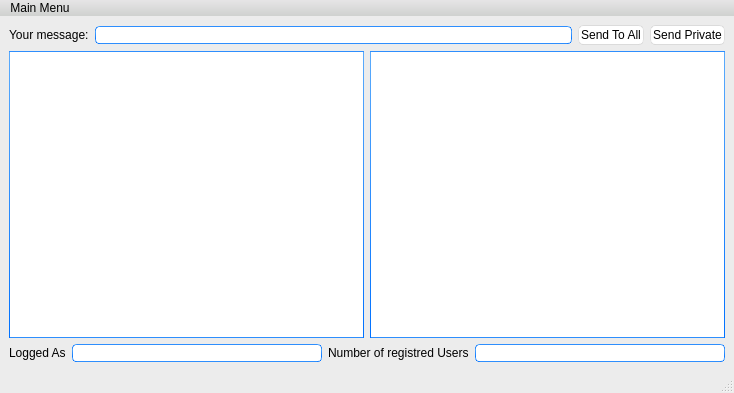
<?xml version="1.0" encoding="UTF-8"?>
<ui version="4.0">
 <class>MainWindow</class>
 <widget class="QMainWindow" name="MainWindow">
  <property name="geometry">
   <rect>
    <x>0</x>
    <y>0</y>
    <width>734</width>
    <height>393</height>
   </rect>
  </property>
  <property name="windowTitle">
   <string>MainWindow</string>
  </property>
  <property name="styleSheet">
   <string notr="true">QMainWindow {
	background-color:#ececec;
}
QTextEdit {
	border-width: 1px;
	border-style: solid;
	border-color: qlineargradient(spread:pad, x1:0.5, y1:1, x2:0.5, y2:0, stop:0 rgba(0, 113, 255, 255), stop:1 rgba(91, 171, 252, 255));
}
QPlainTextEdit {
	border-width: 1px;
	border-style: solid;
	border-color: qlineargradient(spread:pad, x1:0.5, y1:1, x2:0.5, y2:0, stop:0 rgba(0, 113, 255, 255), stop:1 rgba(91, 171, 252, 255));
}
QToolButton {
	border-style: solid;
	border-top-color: qlineargradient(spread:pad, x1:0.5, y1:1, x2:0.5, y2:0, stop:0 rgb(215, 215, 215), stop:1 rgb(222, 222, 222));
	border-right-color: qlineargradient(spread:pad, x1:0, y1:0.5, x2:1, y2:0.5, stop:0 rgb(217, 217, 217), stop:1 rgb(227, 227, 227));
	border-left-color: qlineargradient(spread:pad, x1:0, y1:0.5, x2:1, y2:0.5, stop:0 rgb(227, 227, 227), stop:1 rgb(217, 217, 217));
	border-bottom-color: qlineargradient(spread:pad, x1:0.5, y1:1, x2:0.5, y2:0, stop:0 rgb(215, 215, 215), stop:1 rgb(222, 222, 222));
	border-width: 1px;
	border-radius: 5px;
	color: rgb(0,0,0);
	padding: 2px;
	background-color: rgb(255,255,255);
}
QToolButton:hover{
	border-style: solid;
	border-top-color: qlineargradient(spread:pad, x1:0.5, y1:1, x2:0.5, y2:0, stop:0 rgb(195, 195, 195), stop:1 rgb(222, 222, 222));
	border-right-color: qlineargradient(spread:pad, x1:0, y1:0.5, x2:1, y2:0.5, stop:0 rgb(197, 197, 197), stop:1 rgb(227, 227, 227));
	border-left-color: qlineargradient(spread:pad, x1:0, y1:0.5, x2:1, y2:0.5, stop:0 rgb(227, 227, 227), stop:1 rgb(197, 197, 197));
	border-bottom-color: qlineargradient(spread:pad, x1:0.5, y1:1, x2:0.5, y2:0, stop:0 rgb(195, 195, 195), stop:1 rgb(222, 222, 222));
	border-width: 1px;
	border-radius: 5px;
	color: rgb(0,0,0);
	padding: 2px;
	background-color: rgb(255,255,255);
}
QToolButton:pressed{
	border-style: solid;
	border-top-color: qlineargradient(spread:pad, x1:0.5, y1:1, x2:0.5, y2:0, stop:0 rgb(215, 215, 215), stop:1 rgb(222, 222, 222));
	border-right-color: qlineargradient(spread:pad, x1:0, y1:0.5, x2:1, y2:0.5, stop:0 rgb(217, 217, 217), stop:1 rgb(227, 227, 227));
	border-left-color: qlineargradient(spread:pad, x1:0, y1:0.5, x2:1, y2:0.5, stop:0 rgb(227, 227, 227), stop:1 rgb(217, 217, 217));
	border-bottom-color: qlineargradient(spread:pad, x1:0.5, y1:1, x2:0.5, y2:0, stop:0 rgb(215, 215, 215), stop:1 rgb(222, 222, 222));
	border-width: 1px;
	border-radius: 5px;
	color: rgb(0,0,0);
	padding: 2px;
	background-color: rgb(142,142,142);
}
QPushButton{
	border-style: solid;
	border-top-color: qlineargradient(spread:pad, x1:0.5, y1:1, x2:0.5, y2:0, stop:0 rgb(215, 215, 215), stop:1 rgb(222, 222, 222));
	border-right-color: qlineargradient(spread:pad, x1:0, y1:0.5, x2:1, y2:0.5, stop:0 rgb(217, 217, 217), stop:1 rgb(227, 227, 227));
	border-left-color: qlineargradient(spread:pad, x1:0, y1:0.5, x2:1, y2:0.5, stop:0 rgb(227, 227, 227), stop:1 rgb(217, 217, 217));
	border-bottom-color: qlineargradient(spread:pad, x1:0.5, y1:1, x2:0.5, y2:0, stop:0 rgb(215, 215, 215), stop:1 rgb(222, 222, 222));
	border-width: 1px;
	border-radius: 5px;
	color: rgb(0,0,0);
	padding: 2px;
	background-color: rgb(255,255,255);
}
QPushButton::default{
	border-style: solid;
	border-top-color: qlineargradient(spread:pad, x1:0.5, y1:1, x2:0.5, y2:0, stop:0 rgb(215, 215, 215), stop:1 rgb(222, 222, 222));
	border-right-color: qlineargradient(spread:pad, x1:0, y1:0.5, x2:1, y2:0.5, stop:0 rgb(217, 217, 217), stop:1 rgb(227, 227, 227));
	border-left-color: qlineargradient(spread:pad, x1:0, y1:0.5, x2:1, y2:0.5, stop:0 rgb(227, 227, 227), stop:1 rgb(217, 217, 217));
	border-bottom-color: qlineargradient(spread:pad, x1:0.5, y1:1, x2:0.5, y2:0, stop:0 rgb(215, 215, 215), stop:1 rgb(222, 222, 222));
	border-width: 1px;
	border-radius: 5px;
	color: rgb(0,0,0);
	padding: 2px;
	background-color: rgb(255,255,255);
}
QPushButton:hover{
	border-style: solid;
	border-top-color: qlineargradient(spread:pad, x1:0.5, y1:1, x2:0.5, y2:0, stop:0 rgb(195, 195, 195), stop:1 rgb(222, 222, 222));
	border-right-color: qlineargradient(spread:pad, x1:0, y1:0.5, x2:1, y2:0.5, stop:0 rgb(197, 197, 197), stop:1 rgb(227, 227, 227));
	border-left-color: qlineargradient(spread:pad, x1:0, y1:0.5, x2:1, y2:0.5, stop:0 rgb(227, 227, 227), stop:1 rgb(197, 197, 197));
	border-bottom-color: qlineargradient(spread:pad, x1:0.5, y1:1, x2:0.5, y2:0, stop:0 rgb(195, 195, 195), stop:1 rgb(222, 222, 222));
	border-width: 1px;
	border-radius: 5px;
	color: rgb(0,0,0);
	padding: 2px;
	background-color: rgb(255,255,255);
}
QPushButton:pressed{
	border-style: solid;
	border-top-color: qlineargradient(spread:pad, x1:0.5, y1:1, x2:0.5, y2:0, stop:0 rgb(215, 215, 215), stop:1 rgb(222, 222, 222));
	border-right-color: qlineargradient(spread:pad, x1:0, y1:0.5, x2:1, y2:0.5, stop:0 rgb(217, 217, 217), stop:1 rgb(227, 227, 227));
	border-left-color: qlineargradient(spread:pad, x1:0, y1:0.5, x2:1, y2:0.5, stop:0 rgb(227, 227, 227), stop:1 rgb(217, 217, 217));
	border-bottom-color: qlineargradient(spread:pad, x1:0.5, y1:1, x2:0.5, y2:0, stop:0 rgb(215, 215, 215), stop:1 rgb(222, 222, 222));
	border-width: 1px;
	border-radius: 5px;
	color: rgb(0,0,0);
	padding: 2px;
	background-color: rgb(142,142,142);
}
QPushButton:disabled{
	border-style: solid;
	border-top-color: qlineargradient(spread:pad, x1:0.5, y1:1, x2:0.5, y2:0, stop:0 rgb(215, 215, 215), stop:1 rgb(222, 222, 222));
	border-right-color: qlineargradient(spread:pad, x1:0, y1:0.5, x2:1, y2:0.5, stop:0 rgb(217, 217, 217), stop:1 rgb(227, 227, 227));
	border-left-color: qlineargradient(spread:pad, x1:0, y1:0.5, x2:1, y2:0.5, stop:0 rgb(227, 227, 227), stop:1 rgb(217, 217, 217));
	border-bottom-color: qlineargradient(spread:pad, x1:0.5, y1:1, x2:0.5, y2:0, stop:0 rgb(215, 215, 215), stop:1 rgb(222, 222, 222));
	border-width: 1px;
	border-radius: 5px;
	color: #808086;
	padding: 2px;
	background-color: rgb(142,142,142);
}
QLineEdit {
	border-width: 1px; border-radius: 4px;
	border-style: solid;
	border-color: qlineargradient(spread:pad, x1:0.5, y1:1, x2:0.5, y2:0, stop:0 rgba(0, 113, 255, 255), stop:1 rgba(91, 171, 252, 255));
}
QLabel {
	color: #000000;
}
QLCDNumber {
	color: rgb(0, 113, 255, 255);
}
QProgressBar {
	text-align: center;
	color: rgb(240, 240, 240);
	border-width: 1px; 
	border-radius: 10px;
	border-color: rgb(230, 230, 230);
	border-style: solid;
	background-color:rgb(207,207,207);
}
QProgressBar::chunk {
	background-color: qlineargradient(spread:pad, x1:0.5, y1:1, x2:0.5, y2:0, stop:0 rgba(49, 147, 250, 255), stop:1 rgba(34, 142, 255, 255));
	border-radius: 10px;
}
QMenuBar {
	background-color: qlineargradient(spread:pad, x1:0.5, y1:1, x2:0.5, y2:0, stop:0 rgba(207, 209, 207, 255), stop:1 rgba(230, 229, 230, 255));
}
QMenuBar::item {
	color: #000000;
  	spacing: 3px;
  	padding: 1px 4px;
	background-color: qlineargradient(spread:pad, x1:0.5, y1:1, x2:0.5, y2:0, stop:0 rgba(207, 209, 207, 255), stop:1 rgba(230, 229, 230, 255));
}

QMenuBar::item:selected {
  	background-color: qlineargradient(spread:pad, x1:0.5, y1:1, x2:0.5, y2:0, stop:0 rgba(0, 113, 255, 255), stop:1 rgba(91, 171, 252, 255));
	color: #FFFFFF;
}
QMenu::item:selected {
	border-style: solid;
	border-top-color: transparent;
	border-right-color: transparent;
	border-left-color: qlineargradient(spread:pad, x1:0.5, y1:1, x2:0.5, y2:0, stop:0 rgba(0, 113, 255, 255), stop:1 rgba(91, 171, 252, 255));
	border-bottom-color: transparent;
	border-left-width: 2px;
	color: #000000;
	padding-left:15px;
	padding-top:4px;
	padding-bottom:4px;
	padding-right:7px;
}
QMenu::item {
	border-style: solid;
	border-top-color: transparent;
	border-right-color: transparent;
	border-left-color: transparent;
	border-bottom-color: transparent;
	border-bottom-width: 1px;
	color: #000000;
	padding-left:17px;
	padding-top:4px;
	padding-bottom:4px;
	padding-right:7px;
}
QTabWidget {
	color:rgb(0,0,0);
	background-color:#000000;
}
QTabWidget::pane {
		border-color: rgb(223,223,223);
		background-color:rgb(226,226,226);
		border-style: solid;
		border-width: 2px;
    	border-radius: 6px;
}
QTabBar::tab:first {
	border-style: solid;
	border-left-width:1px;
	border-right-width:0px;
	border-top-width:1px;
	border-bottom-width:1px;
	border-top-color: rgb(209,209,209);
	border-left-color: qlineargradient(spread:pad, x1:0.5, y1:1, x2:0.5, y2:0, stop:0 rgba(209, 209, 209, 209), stop:1 rgba(229, 229, 229, 229));
	border-bottom-color: rgb(229,229,229);
	border-top-left-radius: 4px;
	border-bottom-left-radius: 4px;
	color: #000000;
	padding: 3px;
	margin-left:0px;
	background-color: qlineargradient(spread:pad, x1:0.5, y1:1, x2:0.5, y2:0, stop:0 rgba(247, 247, 247, 255), stop:1 rgba(255, 255, 255, 255));
}
QTabBar::tab:last {
	border-style: solid;
	border-width:1px;
	border-top-color: rgb(209,209,209);
	border-left-color: qlineargradient(spread:pad, x1:0.5, y1:1, x2:0.5, y2:0, stop:0 rgba(209, 209, 209, 209), stop:1 rgba(229, 229, 229, 229));
	border-right-color: qlineargradient(spread:pad, x1:0.5, y1:1, x2:0.5, y2:0, stop:0 rgba(209, 209, 209, 209), stop:1 rgba(229, 229, 229, 229));
	border-bottom-color: rgb(229,229,229);
	border-top-right-radius: 4px;
	border-bottom-right-radius: 4px;
	color: #000000;
	padding: 3px;
	margin-left:0px;
	background-color: qlineargradient(spread:pad, x1:0.5, y1:1, x2:0.5, y2:0, stop:0 rgba(247, 247, 247, 255), stop:1 rgba(255, 255, 255, 255));
}
QTabBar::tab {
	border-style: solid;
	border-top-width:1px;
	border-bottom-width:1px;
	border-left-width:1px;
	border-top-color: rgb(209,209,209);
	border-left-color: qlineargradient(spread:pad, x1:0.5, y1:1, x2:0.5, y2:0, stop:0 rgba(209, 209, 209, 209), stop:1 rgba(229, 229, 229, 229));
	border-bottom-color: rgb(229,229,229);
	color: #000000;
	padding: 3px;
	margin-left:0px;
	background-color: qlineargradient(spread:pad, x1:0.5, y1:1, x2:0.5, y2:0, stop:0 rgba(247, 247, 247, 255), stop:1 rgba(255, 255, 255, 255));
}
QTabBar::tab:selected, QTabBar::tab:last:selected, QTabBar::tab:hover {
  	border-style: solid;
  	border-left-width:1px;
	border-right-color: transparent;
	border-top-color: rgb(209,209,209);
	border-left-color: qlineargradient(spread:pad, x1:0.5, y1:1, x2:0.5, y2:0, stop:0 rgba(209, 209, 209, 209), stop:1 rgba(229, 229, 229, 229));
	border-bottom-color: rgb(229,229,229);
	color: #FFFFFF;
	padding: 3px;
	margin-left:0px;
	background-color: qlineargradient(spread:pad, x1:0.5, y1:1, x2:0.5, y2:0, stop:0 rgba(0, 113, 255, 255), stop:1 rgba(91, 171, 252, 255));
}

QTabBar::tab:selected, QTabBar::tab:first:selected, QTabBar::tab:hover {
  	border-style: solid;
  	border-left-width:1px;
  	border-bottom-width:1px;
  	border-top-width:1px;
	border-right-color: transparent;
	border-top-color: rgb(209,209,209);
	border-left-color: qlineargradient(spread:pad, x1:0.5, y1:1, x2:0.5, y2:0, stop:0 rgba(209, 209, 209, 209), stop:1 rgba(229, 229, 229, 229));
	border-bottom-color: rgb(229,229,229);
	color: #FFFFFF;
	padding: 3px;
	margin-left:0px;
	background-color: qlineargradient(spread:pad, x1:0.5, y1:1, x2:0.5, y2:0, stop:0 rgba(0, 113, 255, 255), stop:1 rgba(91, 171, 252, 255));
}

QCheckBox {
	color: #000000;
	padding: 2px;
}
QCheckBox:disabled {
	color: #808086;
	padding: 2px;
}

QCheckBox:hover {
	border-radius:4px;
	border-style:solid;
	padding-left: 1px;
	padding-right: 1px;
	padding-bottom: 1px;
	padding-top: 1px;
	border-width:1px;
	border-color: transparent;
}
QCheckBox::indicator:checked {

	height: 10px;
	width: 10px;
	border-style:solid;
	border-width: 1px;
	border-color: qlineargradient(spread:pad, x1:0.5, y1:1, x2:0.5, y2:0, stop:0 rgba(0, 113, 255, 255), stop:1 rgba(91, 171, 252, 255));
	color: #000000;
	background-color: qlineargradient(spread:pad, x1:0.5, y1:1, x2:0.5, y2:0, stop:0 rgba(0, 113, 255, 255), stop:1 rgba(91, 171, 252, 255));
}
QCheckBox::indicator:unchecked {

	height: 10px;
	width: 10px;
	border-style:solid;
	border-width: 1px;
	border-color: qlineargradient(spread:pad, x1:0.5, y1:1, x2:0.5, y2:0, stop:0 rgba(0, 113, 255, 255), stop:1 rgba(91, 171, 252, 255));
	color: #000000;
}
QRadioButton {
	color: 000000;
	padding: 1px;
}
QRadioButton::indicator:checked {
	height: 10px;
	width: 10px;
	border-style:solid;
	border-radius:5px;
	border-width: 1px;
	border-color: qlineargradient(spread:pad, x1:0.5, y1:1, x2:0.5, y2:0, stop:0 rgba(0, 113, 255, 255), stop:1 rgba(91, 171, 252, 255));
	color: #a9b7c6;
	background-color: qlineargradient(spread:pad, x1:0.5, y1:1, x2:0.5, y2:0, stop:0 rgba(0, 113, 255, 255), stop:1 rgba(91, 171, 252, 255));
}
QRadioButton::indicator:!checked {
	height: 10px;
	width: 10px;
	border-style:solid;
	border-radius:5px;
	border-width: 1px;
	border-color: qlineargradient(spread:pad, x1:0.5, y1:1, x2:0.5, y2:0, stop:0 rgba(0, 113, 255, 255), stop:1 rgba(91, 171, 252, 255));
	color: #a9b7c6;
	background-color: transparent;
}
QStatusBar {
	color:#027f7f;
}
QSpinBox {
	border-style: solid;
	border-width: 1px;
	border-color: qlineargradient(spread:pad, x1:0.5, y1:1, x2:0.5, y2:0, stop:0 rgba(0, 113, 255, 255), stop:1 rgba(91, 171, 252, 255));
}
QDoubleSpinBox {
	border-style: solid;
	border-width: 1px;
	border-color: qlineargradient(spread:pad, x1:0.5, y1:1, x2:0.5, y2:0, stop:0 rgba(0, 113, 255, 255), stop:1 rgba(91, 171, 252, 255));
}
QTimeEdit {
	border-style: solid;
	border-width: 1px;
	border-color: qlineargradient(spread:pad, x1:0.5, y1:1, x2:0.5, y2:0, stop:0 rgba(0, 113, 255, 255), stop:1 rgba(91, 171, 252, 255));
}
QDateTimeEdit {
	border-style: solid;
	border-width: 1px;
	border-color: qlineargradient(spread:pad, x1:0.5, y1:1, x2:0.5, y2:0, stop:0 rgba(0, 113, 255, 255), stop:1 rgba(91, 171, 252, 255));
}
QDateEdit {
	border-style: solid;
	border-width: 1px;
	border-color: qlineargradient(spread:pad, x1:0.5, y1:1, x2:0.5, y2:0, stop:0 rgba(0, 113, 255, 255), stop:1 rgba(91, 171, 252, 255));
}

QToolBox {
	color: #a9b7c6;
	background-color:#000000;
}
QToolBox::tab {
	color: #a9b7c6;
	background-color:#000000;
}
QToolBox::tab:selected {
	color: #FFFFFF;
	background-color:#000000;
}
QScrollArea {
	color: #FFFFFF;
	background-color:#000000;
}
QSlider::groove:horizontal {
	height: 5px;
	background-color: qlineargradient(spread:pad, x1:0.5, y1:1, x2:0.5, y2:0, stop:0 rgba(49, 147, 250, 255), stop:1 rgba(34, 142, 255, 255));
}
QSlider::groove:vertical {
	width: 5px;
	background-color: qlineargradient(spread:pad, x1:0.5, y1:1, x2:0.5, y2:0, stop:0 rgba(49, 147, 250, 255), stop:1 rgba(34, 142, 255, 255));
}
QSlider::handle:horizontal {
	background: rgb(253,253,253);
	border-style: solid;
	border-width: 1px;
	border-color: rgb(207,207,207);
	width: 12px;
	margin: -5px 0;
	border-radius: 7px;
}
QSlider::handle:vertical {
	background: rgb(253,253,253);
	border-style: solid;
	border-width: 1px;
	border-color: rgb(207,207,207);
	height: 12px;
	margin: 0 -5px;
	border-radius: 7px;
}
QSlider::add-page:horizontal {
    background: rgb(181,181,181);
}
QSlider::add-page:vertical {
    background: rgb(181,181,181);
}
QSlider::sub-page:horizontal {
    background-color: qlineargradient(spread:pad, x1:0.5, y1:1, x2:0.5, y2:0, stop:0 rgba(49, 147, 250, 255), stop:1 rgba(34, 142, 255, 255));
}
QSlider::sub-page:vertical {
    background-color: qlineargradient(spread:pad, y1:0.5, x1:1, y2:0.5, x2:0, stop:0 rgba(49, 147, 250, 255), stop:1 rgba(34, 142, 255, 255));
}
QScrollBar:horizontal {
	max-height: 20px;
	border: 1px transparent grey;
	margin: 0px 20px 0px 20px;
}
QScrollBar:vertical {
	max-width: 20px;
	border: 1px transparent grey;
	margin: 20px 0px 20px 0px;
}
QScrollBar::handle:horizontal {
	background: rgb(253,253,253);
	border-style: solid;
	border-width: 1px;
	border-color: rgb(207,207,207);
	border-radius: 7px;
	min-width: 25px;
}
QScrollBar::handle:horizontal:hover {
	background: rgb(253,253,253);
	border-style: solid;
	border-width: 1px;
	border-color: rgb(147, 200, 200);
	border-radius: 7px;
	min-width: 25px;
}
QScrollBar::handle:vertical {
	background: rgb(253,253,253);
	border-style: solid;
	border-width: 1px;
	border-color: rgb(207,207,207);
	border-radius: 7px;
	min-height: 25px;
}
QScrollBar::handle:vertical:hover {
	background: rgb(253,253,253);
	border-style: solid;
	border-width: 1px;
	border-color: rgb(147, 200, 200);
	border-radius: 7px;
	min-height: 25px;
}
QScrollBar::add-line:horizontal {
   border: 2px transparent grey;
   border-top-right-radius: 7px;
   border-bottom-right-radius: 7px;
   background: rgba(34, 142, 255, 255);
   width: 20px;
   subcontrol-position: right;
   subcontrol-origin: margin;
}
QScrollBar::add-line:horizontal:pressed {
   border: 2px transparent grey;
   border-top-right-radius: 7px;
   border-bottom-right-radius: 7px;
   background: rgb(181,181,181);
   width: 20px;
   subcontrol-position: right;
   subcontrol-origin: margin;
}
QScrollBar::add-line:vertical {
   border: 2px transparent grey;
   border-bottom-left-radius: 7px;
   border-bottom-right-radius: 7px;
   background: rgba(34, 142, 255, 255);
   height: 20px;
   subcontrol-position: bottom;
   subcontrol-origin: margin;
}
QScrollBar::add-line:vertical:pressed {
   border: 2px transparent grey;
   border-bottom-left-radius: 7px;
   border-bottom-right-radius: 7px;
   background: rgb(181,181,181);
   height: 20px;
   subcontrol-position: bottom;
   subcontrol-origin: margin;
}
QScrollBar::sub-line:horizontal {
   border: 2px transparent grey;
   border-top-left-radius: 7px;
   border-bottom-left-radius: 7px;
   background: rgba(34, 142, 255, 255);
   width: 20px;
   subcontrol-position: left;
   subcontrol-origin: margin;
}
QScrollBar::sub-line:horizontal:pressed {
   border: 2px transparent grey;
   border-top-left-radius: 7px;
   border-bottom-left-radius: 7px;
   background: rgb(181,181,181);
   width: 20px;
   subcontrol-position: left;
   subcontrol-origin: margin;
}
QScrollBar::sub-line:vertical {
   border: 2px transparent grey;
   border-top-left-radius: 7px;
   border-top-right-radius: 7px;
   background: rgba(34, 142, 255, 255);
   height: 20px;
   subcontrol-position: top;
   subcontrol-origin: margin;
}
QScrollBar::sub-line:vertical:pressed {
   border: 2px transparent grey;
   border-top-left-radius: 7px;
   border-top-right-radius: 7px;
   background: rgb(181,181,181);
   height: 20px;
   subcontrol-position: top;
   subcontrol-origin: margin;
}
QScrollBar::left-arrow:horizontal {
   border: 1px transparent grey;
   border-top-left-radius: 3px;
   border-bottom-left-radius: 3px;
   width: 6px;
   height: 6px;
   background: white;
}
QScrollBar::right-arrow:horizontal {
   border: 1px transparent grey;
   border-top-right-radius: 3px;
   border-bottom-right-radius: 3px;
   width: 6px;
   height: 6px;
   background: white;
}
QScrollBar::up-arrow:vertical {
   border: 1px transparent grey;
   border-top-left-radius: 3px;
   border-top-right-radius: 3px;
   width: 6px;
   height: 6px;
   background: white;
}
QScrollBar::down-arrow:vertical {
   border: 1px transparent grey;
   border-bottom-left-radius: 3px;
   border-bottom-right-radius: 3px;
   width: 6px;
   height: 6px;
   background: white;
}
QScrollBar::add-page:horizontal, QScrollBar::sub-page:horizontal {
   background: none;
}
QScrollBar::add-page:vertical, QScrollBar::sub-page:vertical {
   background: none;
}</string>
  </property>
  <widget class="QWidget" name="centralwidget">
   <layout class="QVBoxLayout" name="verticalLayout">
    <item>
     <layout class="QHBoxLayout" name="horizontalLayout">
      <item>
       <widget class="QLabel" name="label">
        <property name="sizePolicy">
         <sizepolicy hsizetype="Fixed" vsizetype="Fixed">
          <horstretch>0</horstretch>
          <verstretch>0</verstretch>
         </sizepolicy>
        </property>
        <property name="text">
         <string>Your message:</string>
        </property>
       </widget>
      </item>
      <item>
       <widget class="QLineEdit" name="MessageLineEdit"/>
      </item>
      <item>
       <widget class="QPushButton" name="sendMessageButton">
        <property name="text">
         <string>Send To All</string>
        </property>
       </widget>
      </item>
      <item>
       <widget class="QPushButton" name="sendPrivateMsgButton">
        <property name="text">
         <string>Send Private</string>
        </property>
       </widget>
      </item>
     </layout>
    </item>
    <item>
     <layout class="QHBoxLayout" name="horizontalLayout_2">
      <item>
       <widget class="QTextBrowser" name="commonChatBrowser"/>
      </item>
      <item>
       <widget class="QTextBrowser" name="privateChatBrowser"/>
      </item>
     </layout>
    </item>
    <item>
     <layout class="QHBoxLayout" name="horizontalLayout_3">
      <item>
       <widget class="QLabel" name="label_2">
        <property name="text">
         <string>Logged As</string>
        </property>
       </widget>
      </item>
      <item>
       <widget class="QLineEdit" name="loggedInAsLineEdit">
        <property name="readOnly">
         <bool>true</bool>
        </property>
       </widget>
      </item>
      <item>
       <widget class="QLabel" name="label_3">
        <property name="text">
         <string>Number of registred Users</string>
        </property>
       </widget>
      </item>
      <item>
       <widget class="QLineEdit" name="numberUsersRegistredEdit">
        <property name="readOnly">
         <bool>true</bool>
        </property>
       </widget>
      </item>
     </layout>
    </item>
   </layout>
  </widget>
  <widget class="QMenuBar" name="menubar">
   <property name="geometry">
    <rect>
     <x>0</x>
     <y>0</y>
     <width>734</width>
     <height>17</height>
    </rect>
   </property>
   <widget class="QMenu" name="menuMain_Menu">
    <property name="title">
     <string>Main Menu</string>
    </property>
    <addaction name="actionOpen_Another_Client"/>
    <addaction name="separator"/>
    <addaction name="actionExit"/>
   </widget>
   <addaction name="menuMain_Menu"/>
  </widget>
  <widget class="QStatusBar" name="statusbar"/>
  <action name="actionOpen_Another_Client">
   <property name="text">
    <string>Open Another Client</string>
   </property>
  </action>
  <action name="actionExit">
   <property name="text">
    <string>Exit</string>
   </property>
  </action>
 </widget>
 <resources/>
 <connections/>
</ui>
